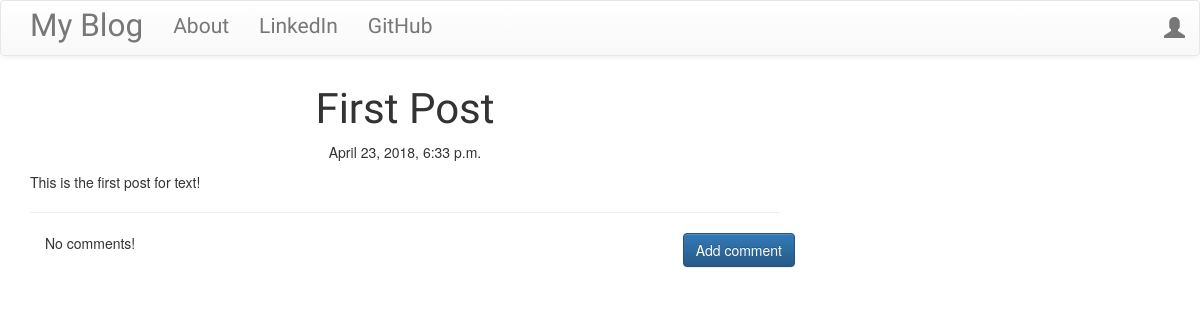
/post/1, run on an earlier commit of the app's database.
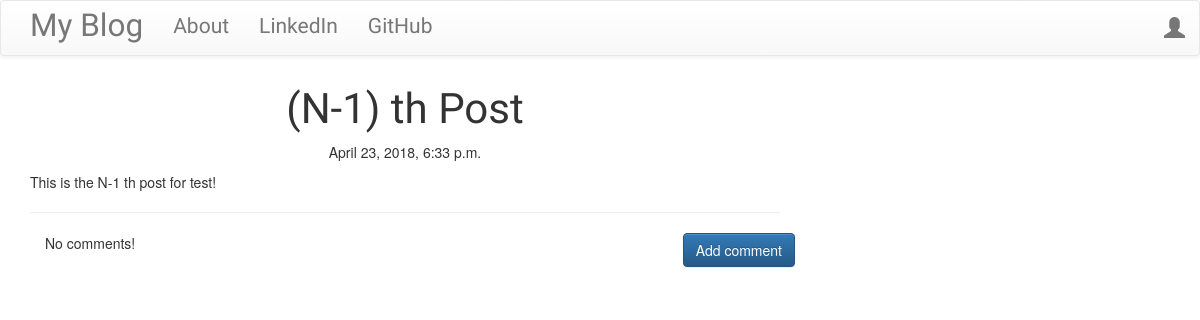
And on a later commit of the database.
### blog/models.py (models this page shows, shortened)
class Post(models.Model):
    author = models.ForeignKey('auth.User')
    title = models.CharField(max_length=200)
    text = models.TextField()
    created_date = models.DateTimeField(default=timezone.now)
    published_date = models.DateTimeField(blank=True, null=True)

### blog/views.py (the view)
# urls.py: url(r'^post/(?P<pk>\d+)$', views.PostDetailView.as_view(), name='post_detail'),
class PostDetailView(DetailView):
    model = Post

### blog/templates/blog/post_detail.html (shortened to what this page needs)
{% extends 'blog/base.html' %}
{% block content %}
<h1 class='posttitle loader'>{{ post.title }}</h1>
{% if post.published_date %}
  <div class="date postdate">
      {{ post.published_date }}
  </div>
{% else %}
  <a class="btn btn-default" href="{% url 'post_publish' pk=post.pk %}">Publish</a>
{% endif %}
<p class='postcontent' >{{ post.text|safe|linebreaksbr }}</p>
<hr>
<a class="btn btn-primary btn-comment" href="{% url 'add_comment_to_post' pk=post.pk %}">Add comment</a>
<div class="container">
  {% for comment in post.comments.all %}
    <br>
    {% if user.is_authenticated or comment.approved_comment %}
      {{ comment.created_date }}
      {% if not comment.approved_comment %}
        <a class="btn btn-default" href="{% url 'comment_remove' pk=comment.pk %}"><span class="glyphicon glyphicon-remove"></span></a>
        <a class="btn btn-default" href="{% url 'comment_approve' pk=comment.pk %}"><span class="glyphicon glyphicon-ok"></span></a>
      {% endif %}
      <p>{{ comment.text|safe|linebreaks }}</p>
      <p>Posted by: <strong>{{ comment.author }}</strong></p>
    {% endif %}
    {% empty %}
    <p>No comments!</p>
  {% endfor %}
</div>
{% endblock %}

### blog/templates/blog/base.html (shortened to what this page needs)
<!DOCTYPE html>
{% load staticfiles %}
<html>
  <head>
      <link rel="stylesheet" href="https://maxcdn.bootstrapcdn.com/bootstrap/3.3.7/css/bootstrap.min.css">
      <link rel="stylesheet" href="https://maxcdn.bootstrapcdn.com/bootstrap/3.3.7/css/bootstrap-theme.min.css">
      <link rel="stylesheet" href="//cdn.jsdelivr.net/medium-editor/latest/css/medium-editor.min.css" type="text/css" media="screen" charset="utf-8">
      <link rel="stylesheet" href="{% static 'css/blog.css' %}">
  </head>
  <body class='loader'>
    <nav class="navbar navbar-default techfont custom-navbar">
      <div class="container">
        <ul class="nav navbar-nav">
          <li><a class='navbar-brand bigbrand' href="{% url 'post_list' %}">My Blog</a></li>
          <li><a href="{% url 'about'%}">About</a></li>
          <li><a href="https://www.linkedin.com/in/icongliu">LinkedIn</a></li>
          <li><a href="https://www.github.com/xphd">GitHub</a></li>
        </ul>
        <ul class="nav navbar-nav navbar-right">
          {% if user.is_authenticated %}
          <li><a href="{% url 'post_new' %}" >New Post</a></li>
          <li><a href="{% url 'post_draft_list' %}">Drafts</a></li>
          <li><a href="{% url 'logout' %}">Log out</a></li>
          <li><a>Welcome: {{ user.username }}</a></li>
          {% else %}
            <li>
              <a class='nav navbar-right' href="{% url 'login' %}" ><span class="glyphicon glyphicon-user"></span></a>
            </li>
          {% endif %}
        </ul>
      </div>
    </nav>
    <div class="content container">
      <div class="row">
        <div class="col-md-8">
          <div class="blog_posts">
            {% block content %}
            {% endblock %}
          </div>
        </div>
      </div>
    </div>
  </body>
</html>

### blog/static/css/blog.css (style rules this page uses)
.techfont { font-family: 'Russo One', sans-serif; font-size: 1.5em; margin-bottom: 10px; }
.bigbrand { font-size: 1.5em; }
.postdate { text-align: center; }
.posttitle { font-family: 'Russo One', sans-serif; font-size: 3em; text-align: center; }
.postcontent { font-family: 'Montserrat'; font-size: 1.5em; }
.btn-comment { position: absolute; right: 0px; }
.loader { filter:hue-rotate(0deg); color: linear-gradient(45deg,#0f8,#08f); animation:hue 5000ms infinite linear; }

What changed in the data, as far as the page shows it:
changed Post: title "First Post" → "(N-1) th Post"; text "This is the first post for text!" → "This is the N-1 th post for test!"
